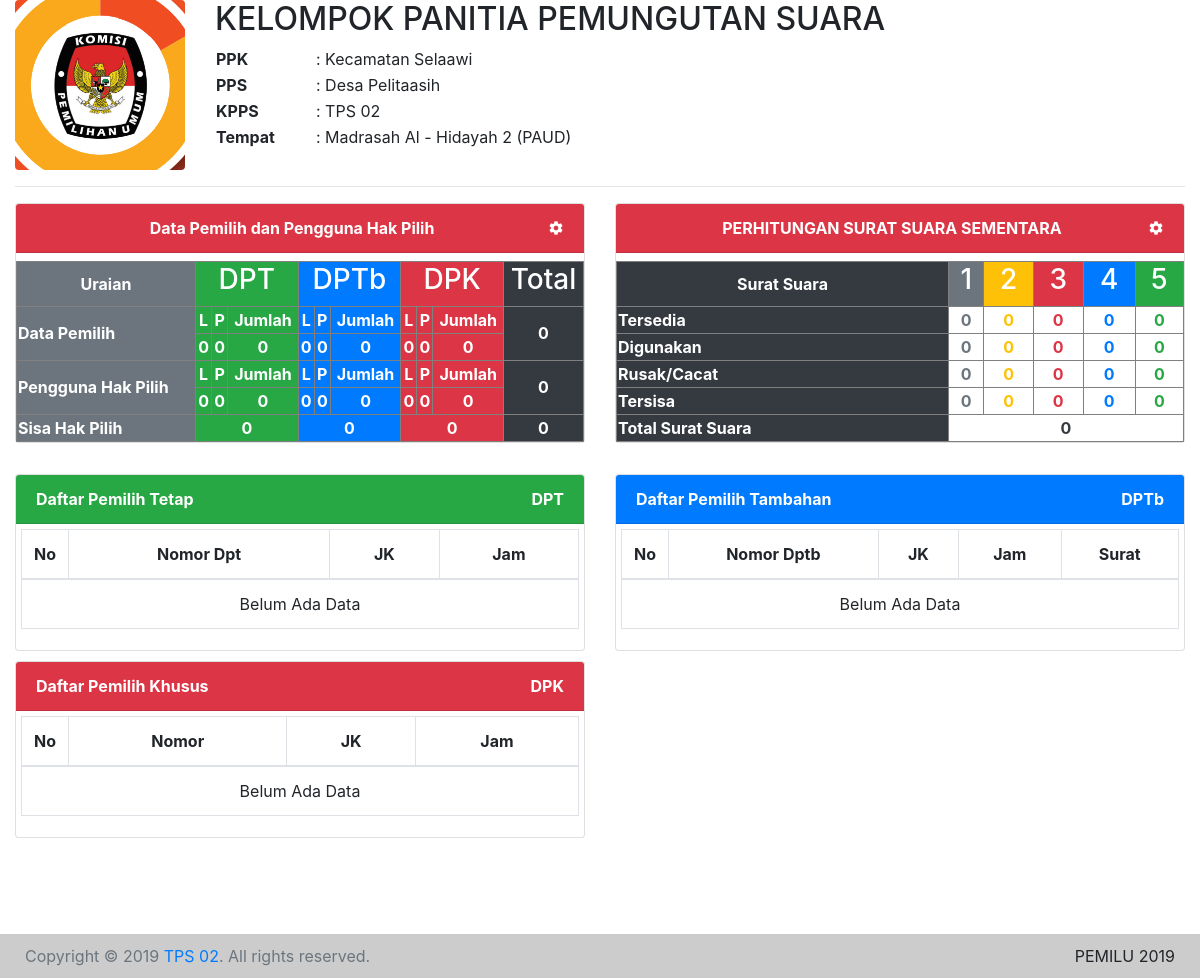
The page / on the database its author committed.
### tables this page shows
CREATE TABLE `pemilih` (
  `id_pemilih` int(11) NOT NULL,
  `status` enum('dpt','dptb','dpk') NOT NULL,
  `jumlah_l` int(11) NOT NULL,
  `jumlah_p` int(11) NOT NULL,
  `total` int(11) NOT NULL,
  `keterangan` varchar(100) NOT NULL
);

CREATE TABLE `suratsuara` (
  `id_suratsuara` int(11) NOT NULL,
  `surat` int(11) NOT NULL,
  `total` int(11) NOT NULL,
  `rusak` int(11) NOT NULL
);

### app/Views/Administrator/beranda.php (the view, shortened to what the rows shown need)
<hr>
<div class="row my-1">
  <div class="col-md-6">
  	<div class="card">
  		<div class="card-header bg-danger text-white text-center mb-2">
  			<strong>Data Pemilih dan Pengguna Hak Pilih</strong>
  				<span class="float-right"><a href="" data-toggle="modal" data-target="#pemilih" class="text-white"><i class="mdi mdi-settings"></i></a></span>
  		</div>
  		<div class="card-body p-0">
  			<div class="table-responsive">
	  			<table width="100%" class="text-center font-weight-bold text-white" border="1">
			      <tr>
			      	<td class="bg-secondary">Uraian</td>
			        <td class="bg-success" colspan="3"><h3>DPT</h3></td>
			        <td class="bg-primary" colspan="3"><h3>DPTb</h3></td>
			        <td class="bg-danger" colspan="3"><h3>DPK</h3></td>
			        <td class="bg-dark"><h3>Total</h3></td>
			      </tr>
			      <tr class="text-center font-weight-bold">
			      	<td class="bg-secondary text-left" rowspan="2">Data Pemilih</td>
			        <td class="bg-success">L</td>
			        <td class="bg-success">P</td>
			        <td class="bg-success">Jumlah</td>
			        <td class="bg-primary">L</td>
			        <td class="bg-primary">P</td>
			        <td class="bg-primary">Jumlah</td>
			        <td class="bg-danger">L</td>
			        <td class="bg-danger">P</td>
			        <td class="bg-danger">Jumlah</td>
			        <td class="bg-dark" rowspan="2"><?= $totalpemilih?></td>
			      </tr>
			      <tr class="text-center font-weight-bold">
			      	<?php
			      	$index 		= 0;
			      	$bgcolor 	= ['bg-success','bg-primary','bg-danger'];
			      	foreach ($pemilih as $row): ?>
			        	<td class="<?= $bgcolor[$index] ?>"><?= $row['jumlah_l'] ?></td>
			        	<td class="<?= $bgcolor[$index] ?>"><?= $row['jumlah_p'] ?></td>
			        	<td class="<?= $bgcolor[$index] ?>"><?= $row['total'] ?></td>
			      		<?php
			      		$jumpemilih[] = $row['total'];
			      		$index++ ?>
			      	<?php endforeach ?>
			      </tr>
			       <tr class="text-center font-weight-bold">
			      	<td class="bg-secondary text-left" rowspan="2">Pengguna Hak Pilih</td>
			        <td class="bg-success">L</td>
			        <td class="bg-success">P</td>
			        <td class="bg-success">Jumlah</td>
			        <td class="bg-primary">L</td>
			        <td class="bg-primary">P</td>
			        <td class="bg-primary">Jumlah</td>
			        <td class="bg-danger">L</td>
			        <td class="bg-danger">P</td>
			        <td class="bg-danger">Jumlah</td>
			        <td class="bg-dark" rowspan="2"><?= $total['hakpilih']?></td>
			      </tr>
			      <tr class="text-center font-weight-bold">
			        <td class="bg-success"><?= $total['dpt-l']?></td>
			        <td class="bg-success"><?= $total['dpt-p']?></td>
			        <td class="bg-success"><?= $total['dpt']?></td>
			        <td class="bg-primary"><?= $total['dptb-l']?></td>
			        <td class="bg-primary"><?= $total['dptb-p']?></td>
			        <td class="bg-primary"><?= $total['dptb']?></td>
			        <td class="bg-danger"><?= $total['dpk-l']?></td>
			        <td class="bg-danger"><?= $total['dpk-p']?></td>
			        <td class="bg-danger"><?= $total['dpk']?></td>
			      </tr>
			      <tr>
			      	<td class="bg-secondary text-left">Sisa Hak Pilih</td>
			      	<td class="bg-success" colspan="3"><?= sisapemilih($jumpemilih[0],$total['dpt']) ?></td>
			      	<td class="bg-primary" colspan="3"><?= sisapemilih($jumpemilih[1],$total['dptb']) ?></td>
			      	<td class="bg-danger" colspan="3"><?= sisapemilih($jumpemilih[2],$total['dpk']) ?></td>
			      	<td class="bg-dark" colspan="3"><?= sisapemilih($totalpemilih,$total['hakpilih']) ?></td>
			      </tr>
			    </table>
		  	</div>
  		</div>
  	</div>
  </div>
  <div class="col-md-6">
  	<div class="card">
  		<div class="card-header bg-danger text-white mb-2 text-center">
    		<strong>PERHITUNGAN SURAT SUARA SEMENTARA</strong>
    		<span class="float-right"><a href="" data-toggle="modal" data-target="#suratsuara" class="text-white"><i class="mdi mdi-settings"></i></a></span>
  		</div>
  		<div class="card-body p-0">
		   <div class="table-responsive">
		    <table width="100%" class="text-center font-weight-bold text-white" border="1">
		      <tr>
		      	<td class="bg-dark">Surat Suara</td>
		        <td class="bg-secondary"><h3>1</h3></td>
		        <td class="bg-warning"><h3>2</h3></td>
		        <td class="bg-danger"><h3>3</h3></td>
		        <td class="bg-primary"><h3>4</h3></td>
		        <td class="bg-success"><h3>5</h3></td>
		      </tr>
		      <tr>
		      	<td class="bg-dark text-left">Tersedia</td>
		      	<?php
		      	$index = 0;
		      	$totalsurat = 0;
		      	foreach ($surat as $row): ?>
		        	<td class="text-<?= $warna[$index] ?>"><?= $row['total'] ?></td>
		      		<?php
		      		$jumsurat[] = $row['total'];
		      		$totalsurat = $totalsurat + $row['total'];
		      		$index++ ?>
		      	<?php endforeach ?>
		      </tr>
		      <tr>
		      	<td class="bg-dark text-left">Digunakan</td>
		        <td class="text-secondary"><?= $total['surat1'] ?></td>
		        <td class="text-warning"><?= $total['surat2'] ?></td>
		        <td class="text-danger"><?= $total['surat3'] ?></td>
		        <td class="text-primary"><?= $total['surat4'] ?></td>
		        <td class="text-success"><?= $total['surat5'] ?></td>
		      </tr>
		      <tr>
		      	<td class="bg-dark text-left">Rusak/Cacat</td>
		        <?php
		      	$index = 0;
		      	foreach ($surat as $row): ?>
		        	<td class="text-<?= $warna[$index] ?>"><?= $row['rusak'] ?></td>
		      		<?php
		      		$jumsuratrusak[]	= $row['rusak'];
		      		$index++ ?>
		      	<?php endforeach ?>
		      </tr>
		      <tr>
		      	<td class="bg-dark text-left">Tersisa</td>
		        <td class="text-secondary"><?= sisasurat($jumsurat[0],$total['surat1'],$jumsuratrusak[0]) ?></td>
		        <td class="text-warning"><?= sisasurat($jumsurat[1],$total['surat2'],$jumsuratrusak[1]) ?></td>
		        <td class="text-danger"><?= sisasurat($jumsurat[2],$total['surat3'],$jumsuratrusak[2]) ?></td>
		        <td class="text-primary"><?= sisasurat($jumsurat[3],$total['surat4'],$jumsuratrusak[3]) ?></td>
		        <td class="text-success"><?= sisasurat($jumsurat[4],$total['surat5'],$jumsuratrusak[4]) ?></td>
		      </tr>
		      <tr>
		      	<td class="bg-dark text-left">Total Surat Suara</td>
		      	<td class="text-center text-dark" colspan="5"><?= $totalsurat ?></td>
		      </tr>
		    </table>
		   </div>
  		</div>
  	</div>
  </div>
</div>
	<div class="row my-1">
		<div class="col-md">
		</div>
	</div>
<div class="row my-3">
	<div  class="col-md-6">
		<div class="card mt-2">
			<div class="card-header font-weight-bold bg-success text-white">
				<span>Daftar Pemilih Tetap</span>
				<span class="float-right">DPT</span>
			</div>
			<div class="card-body">
		   <div class="table-responsive">
			    <table class="table table-hover bg-white table-bordered" id="data-table-dpt">
			      <thead class="text-center">
			        <tr>
			          <th width="25">No</th>
			          <th>Nomor Dpt</th>
			          <th>JK</th>
			          <th>Jam</th>
			        </tr>
			      </thead>
			      <tbody class="text-capitalize">
			        <?php
			        $no = 1;
			        if (isset($dpt) AND !empty($dpt)) {
			        	sort($dpt);
			          foreach ($dpt as $row) { ?>
			          <tr>
			            <td class="text-center"><?php echo $no++; ?></td>
			            <td>Dpt - <?php echo $row[1] ?></td>
			            <td><?= $row['jk'] ?></td>
			            <td><?php echo $row[3] ?> WIB</td>
			          </tr>
			           <?php
			          }
			        } else { ?>
			           <tr>
			             <td colspan="4" class="text-center">Belum Ada Data</td>
			           </tr>
			        <?php } ?>
			      </tbody>
			    </table>
		  	</div>
			</div>
		</div>
	</div>
	<div  class="col-md-6">
		<div class="card mt-2">
			<div class="card-header font-weight-bold bg-primary text-white">
				<span>Daftar Pemilih Tambahan</span>
				<span class="float-right">DPTb</span>
			</div>
			<div class="card-body">
		   <div class="table-responsive">
			    <table class="table table-hover bg-white table-bordered" id="data-table-dptb">
			      <thead class="text-center">
			        <tr>
			          <th width="25">No</th>
			          <th>Nomor Dptb</th>
			          <th>JK</th>
			          <th>Jam</th>
			          <th>Surat</th>
			        </tr>
			      </thead>
			      <tbody class="text-capitalize">
			        <?php
			        $no = 1;
			        if (isset($dptb) AND !empty($dptb)) {
			          foreach ($dptb as $row) { ?>
			          <tr>
			            <td class="text-center"><?php echo $no++; ?></td>
			            <td>Dptb - <?php echo $row[1] ?></td>
			            <td><?= $row['jk'] ?></td>
			            <td><?php echo $row['waktu'] ?> WIB</td>
			            <td><?php echo $row['surat_suara'] ?></td>
			          </tr>
			           <?php
			          }
			        } else { ?>
			           <tr>
			             <td colspan="5" class="text-center">Belum Ada Data</td>
			           </tr>
			        <?php } ?>
			      </tbody>
			    </table>
		  	</div>
			</div>
		</div>
	</div>
	<div  class="col-md-6">
		<div class="card mt-2">
			<div class="card-header font-weight-bold bg-danger text-white">
				<span>Daftar Pemilih Khusus</span>
				<span class="float-right">DPK</span>
			</div>
			<div class="card-body">
		   <div class="table-responsive">
			    <table class="table table-hover bg-white table-bordered" id="data-table-dpk">
			      <thead class="text-center">
			        <tr>
			          <th width="25">No</th>
			          <th>Nomor</th>
			          <th>JK</th>
			          <th>Jam</th>
			        </tr>
			      </thead>
			      <tbody class="text-capitalize">
			        <?php
			        $no = 1;
			        if (isset($dpk) AND !empty($dpk)) {
			          foreach ($dpk as $row) { ?>
			          <tr>
			            <td class="text-center"><?php echo $no++; ?></td>
			            <td>Dpk - <?php echo $row[1] ?></td>
			            <td><?php echo $row[2] ?></td>
			            <td><?php echo $row[3] ?> WIB</td>
			          </tr>
			           <?php
			          }
			        } else { ?>
			           <tr>
			             <td colspan="4" class="text-center">Belum Ada Data</td>
			           </tr>
			        <?php } ?>
			      </tbody>
			    </table>
		  	</div>
			</div>
		</div>
	</div>
</div>
<div class="batas"></div>

### rows shown on the page
pemilih: jumlah_l "0", jumlah_p "0", total "0"
pemilih: jumlah_l "0", jumlah_p "0", total "0"
pemilih: jumlah_l "0", jumlah_p "0", total "0"
suratsuara: total "0", rusak "0"
suratsuara: total "0", rusak "0"
suratsuara: total "0", rusak "0"
suratsuara: total "0", rusak "0"
suratsuara: total "0", rusak "0"

### other values the page prints
$totalpemilih "0"
$total['hakpilih'] "0"
$total['dpt-l'] "0"
$total['dpt-p'] "0"
$total['dpt'] "0"
$total['dptb-l'] "0"
$total['dptb-p'] "0"
$total['dptb'] "0"
$total['dpk-l'] "0"
$total['dpk-p'] "0"
$total['dpk'] "0"
$total['surat1'] "0"
$total['surat2'] "0"
$total['surat3'] "0"
$total['surat4'] "0"
